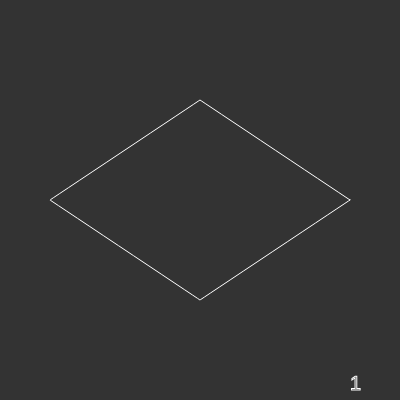
Frame 1 (no input)
Frame 60 (no input): identical to frame 1, image omitted
Frame 120 (the mouse pressed at the canvas centre since frame 60): identical to frame 1, image omitted

The p5.js sketch that drew this single still picture (run headless with seeded random() and noise() and a simulated clock; from frame 60 on, the mouse is pressed at the canvas centre):

// p5.js sketch
// ── sketch.js
// eslint-disable-next-line
function setup() {
    createCanvas(400, 400);
    sliderN = createSlider(0, 10, 1);
    fill(255);
    const s = 'The quick brown fox jumped over the lazy dog.';
}

function sgn(val) {
    if (val > 0) {
        return 1;
    } else if (val < 0) {
        return -1;
    }
    return 0;

}

function draw() {
    textSize(32);
    text('word', 20, 20);

    background(51);
    translate(width / 2, height / 2);
    stroke(255);
    noFill();
    const a = 150;
    const b = 100;
    const n = sliderN.value();
    beginShape();
    for (let angle = 0; angle < TWO_PI; angle += 0.1) {
        const na = 2 / n;
        const x = pow(abs(cos(angle)), na) * a * sgn(cos(angle));
        const y = pow(abs(sin(angle)), na) * b * sgn(sin(angle));


        vertex(x, y);
    }
    endShape(CLOSE);
    textSize(20);
    text(n, 150, 190);
}
